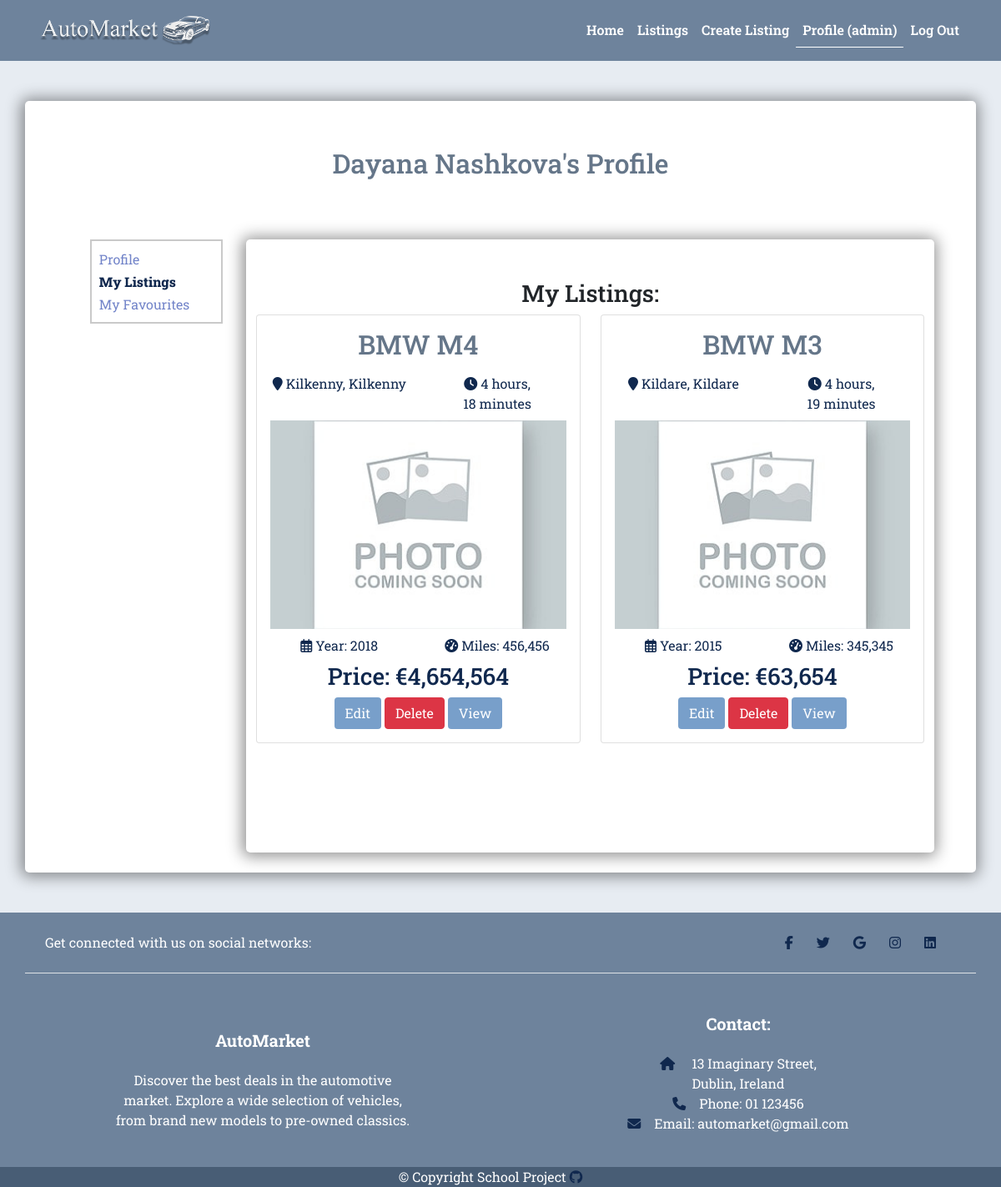
Screenshot of /users/profile/c9f99538-40c7-4bef-85df-f90e124c5328/my-listings/ (signed in) with the database file from the repository.
### users/models.py (models this page shows, shortened)
class Profile(models.Model):
    user = models.OneToOneField(
        User, on_delete=models.CASCADE, blank=True, null=True)
    username = models.CharField(max_length=200, blank=False, null=True)
    name = models.CharField(max_length=200, blank=False, null=True)
    email = models.EmailField(max_length=300, blank=False, null=True)
    phone = models.CharField(max_length=100, blank=True, null=True)
    town = models.CharField(max_length=100, blank=True, null=True)
    county = models.CharField(max_length=100, blank=True, null=True)
    profile_image = models.ImageField(
        upload_to='users/', default='users/user-default.webp', blank=True,
        null=True)
    about_me = models.TextField(blank=True, null=True)
    created = models.DateTimeField(auto_now_add=True)
    id = models.UUIDField(default=uuid.uuid4, unique=True,
                          editable=False, primary_key=True)

### listings/models.py (models this page shows, shortened)
class Listing(models.Model):
    owner = models.ForeignKey(
        Profile, on_delete=models.CASCADE, null=True, blank=True)
    car_make = models.ForeignKey(
        CarMake, on_delete=models.SET_NULL, null=True, blank=True)
    car_model = models.ForeignKey(
        CarModel, on_delete=models.SET_NULL, null=True, blank=True)
    price = models.IntegerField()
    year = models.CharField(
        max_length=10, choices=choices.get_year_choices(), null=True)
    mileage = models.IntegerField(null=True)
    town = models.CharField(max_length=100)
    county = models.CharField(max_length=100, choices=choices.COUNTIES)
    body_type = models.CharField(
        max_length=100, choices=choices.BODY_TYPE, null=True, blank=True)
    fuel_type = models.CharField(max_length=100, choices=choices.FUEL_TYPE)
    engine_size = models.DecimalField(
        max_digits=3, decimal_places=1, null=True)
    transmission = models.CharField(
        max_length=100, choices=choices.TRANSMISSION)
    created = models.DateTimeField(auto_now_add=True)
    description = models.TextField(null=True, blank=True)
    listing_image_1 = models.ImageField(
        upload_to='listings/', null=True, blank=True,
        default='listings/default-listing-img.jpg')
    listing_image_2 = models.ImageField(null=True, blank=True)
    listing_image_3 = models.ImageField(null=True, blank=True)
    listing_image_4 = models.ImageField(null=True, blank=True)
    listing_image_5 = models.ImageField(null=True, blank=True)
    listing_image_6 = models.ImageField(null=True, blank=True)
    listing_image_7 = models.ImageField(null=True, blank=True)
    id = models.UUIDField(default=uuid.uuid4, unique=True,
                          primary_key=True, editable=False)
    @property
    def listing_title(self):
        if self.car_make and self.car_model:
            return f'{self.car_make.name} {self.car_model.name}'
        else:
            return "Untitled Listing"
    @property
    def listing_main_img(self):
        if self.listing_image_1:
            url = self.listing_image_1.url
        else:
            url = (
                settings.STATIC_URL +
                'images/listings/default-listing-img.jpg'
            )
        return url

class CarMake(models.Model):
    name = models.CharField(max_length=200, null=True, blank=True)

class CarModel(models.Model):
    name = models.CharField(max_length=200, null=True, blank=True)
    car_make = models.ForeignKey(CarMake, on_delete=models.CASCADE)

### users/views.py (the view)
@login_required(login_url='login')
def profile_listings(request, pk):
    profile = Profile.objects.get(id=pk)
    listings = profile.listing_set.all().order_by('-created')
    listings, page_number = listings_pagination(request, listings)
    context = {
        'profile': profile,
        'listings': listings
    }
    return render(request, 'users/my_listings.html', context)

### listings/utils.py (called while the page is built)
def listings_pagination(request, listings):
    paginator = Paginator(listings, 6)
    page_number = request.GET.get("page")
    try:
        listings = paginator.page(page_number)
    except PageNotAnInteger:
        page_number = 1
        listings = paginator.page(page_number)
    except EmptyPage:
        page_number = paginator.num_pages
        listings = paginator.page(page_number)
    return listings, page_number

### users/templates/users/my_listings.html (shortened to what this page needs)
{% extends 'base.html' %}
{% load humanize %}
{% load static %}
{% block content %}
<section class="profile">
    <div class="container">
        <div class="row">
            <div class="col-12 mx-auto text-center my-5 p-2 shadow-container">
                <h2 class="py-5">{{ profile.name }}'s Profile</h2>
                <div class="container">
                    <div class="row justify-content-center profile-row">
                        {% include 'users/partials/profile_sidebar.html' %}
                        <div class="col-12 col-lg-9 my-3 py-5 listings-color shadow-container">
                            <h3>My Listings:</h3>
                            <div class="row">
                            {% if listings %}
                            {% for listing in listings %}
                            <div class="col-12 col-lg-6 mb-4">
                                <div class="card listing-preview">
                                    <div class="card-body">
                                            <a class="card-link" href="{% url 'single-listing' listing.id %}">
                                            <h2>{{ listing.listing_title }} </h2>
                                            <div class="row py-2 ">
                                                <div class="col-6">
                                                    <i class="fas fa-map-marker"></i> {{ listing.town|capfirst }}, {{ listing.county|capfirst }}
                                                </div>
                                                <div class="col-6">
                                                    <i class="fas fa-clock"></i> {{ listing.created|timesince }}
                                                </div>
                                            </div>
                                            <div class="row"> <img src="{{ listing.listing_main_img }}" class="card-image" alt="{{ listing.listing_title }} image">
                                            </div>
                                            <div class="row py-2 ">
                                                <div class="col-6">
                                                    <i class="fa-regular fa-calendar-days"></i> Year: {{ listing.year }}
                                                </div>
                                                <div class="col-6">
                                                    <i class="fa-solid fa-gauge-high"></i> Miles: {{ listing.mileage|intcomma }}
                                                </div>
                                            </div>
                                            <h3>Price: €{{ listing.price|intcomma }}</h3>
                                        </a>
                                            <a href="{% url 'edit-listing' listing.id %}" class="btn btn-blue text-white">Edit</a>
                                            <a href="{% url 'delete-listing' listing.id %}" class="btn btn-danger text-white">Delete</a>
                                            <a href="{% url 'single-listing' listing.id %}" class="btn btn-blue text-white">View</a>
                                        </div>
                                </div>
                            </div>
                            {% endfor %}
                            {% else %}
                            <div class="col-12">
                                <p>You Have No Listings</p>
                            </div>
                            {% endif %}
                            </div>
                        </div>
                    </div>
                </div>
            </div>
        </div>
    </div>
</section>
{% endblock content %}

### templates/base.html (shortened to what this page needs)
<!DOCTYPE html>
{% load static %}
<html lang="en">
<head>
    <link href="https://cdn.jsdelivr.net/npm/bootstrap@5.0.2/dist/css/bootstrap.min.css" rel="stylesheet"
>
    <link rel="stylesheet" href="{% static 'lightbox2-2.11.4/css/lightbox.css' %}">
    <link rel="stylesheet" href="{% static 'styles/style.css' %}">
</head>
<body>
    <header>
        <nav class="navbar navbar-expand-lg navbar-dark header-nav">
            <div class="container">
                <a href="{% url 'home' %}" class="navbar-brand"><img class="logo" src="{% static 'images/logo1.png' %}"
                        alt="AutoMarket logo"></a>
                <div class="collapse navbar-collapse" id="navbarSupportedContent">
                    <ul class="navbar-nav ms-auto mb-2 mb-lg-0">
                        <li class="nav-item">
                            <a class="nav-link {% if '/' == request.path %}active{% endif %}" href="{% url 'home' %}">Home</a>
                        </li>
                        <li class="nav-item">
                            <a class="nav-link {% if 'search-listings' in request.path %}active{% endif %}" href="{% url 'search-listings' %}">Listings</a>
                        </li>
                        {% if request.user.is_authenticated %}
                        <li class="nav-item">
                            <a class="nav-link {% if 'create-listing' in request.path %}active{% endif %}" href="{% url 'create-listing' %}">Create Listing</a>
                        </li>
                        <li class="nav-item">
                            <a class="nav-link {% if 'profile' in request.path %}active{% endif %}" href="{% url 'profile' request.user.profile.id %}">Profile ({{request.user.profile.username}})</a>
                        </li>
                        <li class="nav-item">
                            <a class="nav-link {% if 'confirm' in request.path %}active{% endif %}" href="{% url 'logout-confirm' %}">Log Out</a>
                        </li>
                        {% else %}
                        <li class="nav-item">
                            <a class="nav-link {% if 'login' in request.path %}active{% endif %}" href="{% url 'login' %}">LogIn/Sign Up</a>
                        </li>
                        {% endif %}
                    </ul>
                </div>
            </div>
        </nav>
    </header>
    {% block content %}
    {% endblock content%}
    <footer class="text-center text-lg-start" id="footer">
        <div class="container d-flex justify-content-center justify-content-lg-between p-4 border-bottom">
            <div class="me-5 d-none d-lg-block">
                <span>Get connected with us on social networks:</span>
            </div>
            <div id="social-links">
                <a href="#" class="me-4 text-reset">
                    <i class="fab fa-facebook-f"></i>
                </a>
                <a href="#" class="me-4 text-reset">
                    <i class="fab fa-twitter"></i>
                </a>
                <a href="#" class="me-4 text-reset">
                    <i class="fab fa-google"></i>
                </a>
                <a href="#" class="me-4 text-reset">
                    <i class="fab fa-instagram"></i>
                </a>
                <a href="#" class="me-4 text-reset">
                    <i class="fab fa-linkedin"></i>
                </a>
            </div>
        </div>
        <div class="container  mt-5">
            <div class="row mt-3 d-flex align-items-center">
                <div class="col-md-3 col-lg-4 mx-auto mb-4 text-sm-center ">
                    <h5 class="fw-bold mb-4">AutoMarket</h5>
                    <p class="mb-0">
                        Discover the best deals in the automotive market. Explore a wide selection of vehicles, from
                        brand new models to pre-owned classics.
                    </p>
                </div>
                <div class="col-md-3 col-lg-4 mx-auto mb-4 text-sm-center ">
                    <h5 class="fw-bold mb-4">Contact:</h5>
                    <p class="mb-0"><i class="fas fa-home me-3"></i>
                        13 Imaginary Street,
                        <br>
                        Dublin, Ireland
                    </p>
                    <p class="mb-0"><i class="fas fa-phone me-3"></i>Phone: 01 123456</p>
                    <p><i class="fas fa-envelope me-3"></i>Email: automarket@gmail.com</p>
                </div>
            </div>
        </div>
        <div class="text-center copyright">
            <p class="mb-0">&copy; Copyright School Project <a href="" class="me-4 text-reset">
                    <i class="fab fa-github"></i>
                </a></p>
        </div>
    </footer>
</body>
</html>

### static/styles/style.css (style rules this page uses)
:root { --blue-background: rgba(80, 106, 135, 0.8); --dark-blue-background: rgba(63, 84, 108, 0.8); --page-background: rgb(231, 236, 242); --white: #fff; --violet: #7284c9; --light-gray: #c9c9c9; --blue-btn: rgba(87, 135, 189, 0.8); --blue-btn-hover: rgba(138, 176, 219, 0.8); --dark-blue-text: #10284e; --green: #2fbd7d; --light-green: #65d4a2; }
body { background-color: rgb(231, 236, 242); font-family: 'Roboto Slab'; }
.header-nav { background-color: var(--blue-background); }
.navbar-dark .navbar-nav .nav-link { color: var(--white); font-weight: 600; }
.navbar-dark .navbar-brand { color: var(--white); }
.logo { height: 47px; }
a.active { border-bottom: 1px solid var(--white); font-weight: 800; }
.shadow-container { background-color: var(--white); border-radius: 5px; box-shadow: -1px 1px 18px 4px rgba(0, 0, 0, 0.42); -webkit-box-shadow: -1px 1px 18px 4px rgba(0, 0, 0, 0.42); -moz-box-shadow: -1px 1px 18px 4px rgba(0, 0, 0, 0.42); }
.shadow-container h1, .shadow-container h2 { color: var(--dark-blue-background) }
.shadow-container a { text-decoration: none; color: var(--violet); }
.btn-blue { background-color: var(--blue-btn); }
.card-link, i { text-decoration: none; color: var(--dark-blue-text); }
.card-image { height: 250px; object-fit: cover; }
.listings-color a { color: var(--dark-blue-text); }
.profile-row { min-height: 767px; }
#footer { background-color: var(--blue-background); color: var(--white); }
#social-links a { text-decoration: none; }
.copyright { background-color: var(--dark-blue-background); }

### rows the page displays
Profile: name "Dayana Nashkova"
Listing: listing_title "BMW M4", town "Kilkenny", county "Kilkenny", created "4 hours, 18 minutes", listing_main_img (placeholder picture), year "2018", mileage "456,456", price "4,654,564"
Listing: listing_title "BMW M3", town "Kildare", county "Kildare", created "4 hours, 19 minutes", listing_main_img (placeholder picture), year "2015", mileage "345,345", price "63,654"

### other values shown
{{ request.user.profile.username }} "admin"
